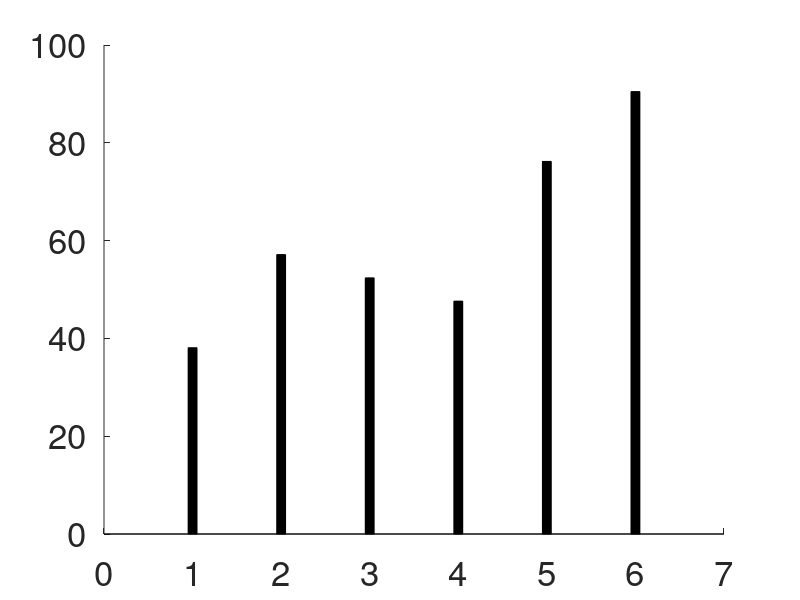

Reproduce this figure in MATLAB. (Note: this script raises an error after producing the figure.)
%% Statistical performance analysis of MWMP

% Approaches = unconstrained, 
%              ws_unconstrained, 
%              constrained, 
%              ws_constrained,
%              stepped, 
%              mwmp

% Data
iterations = [12 6 32 23 26 6;
              18 12 20 19 18 12;
              14 20 29 27 45 54;
              10 9 90 0 42 58;
              12 12 69 80 12 12;
              7 10 43 7 28 18;
              32 28 0 0 37 28;
              39 28 0 0 0 0;
              39 36 0 0 0 59;
              30 26 0 0 30 26;
              0 0 0 0 0 0;
              7 6 75 59 7 6;
              25 13 61 43 64 52;
              11 8 9 7 11 8;
              48 20 78 70 111 76;
              5 5 0 0 15 5;
              6 5 0 0 0 5;%
              24 9 0 0 24 9;
              20 23 0 0 20 23;
              30 10 0 0 0 10;
              8 7 7 8 8 7];

time = [0.293521 0.152425 0.751435 0.596241 0.635314 0.154372;
        0.450745 0.309013 0.525398 0.501833 0.450264 0.307576;
        0.348141 0.504908 0.649391 0.625485 1.037530 1.253210;
        0.256582 0.233430 2.103410 0        1.013880 1.371170;
        0.303844 0.307956 1.607130 1.879060 0.300781 0.305766;
        0.806066 0.713462 0        0        0.946451 0.726067;
        0.178544 0.255735 0.938731 0.167552 0.652667 0.453369;
        0.983308 0.721036 0        0        0        0       ;
        0.994529 0.931128 0        0        0        1.586230;
        0.753288 0.661194 0        0        0.755974 0.667319;
        0        0        0        0        0        0       ;
        0.175674 0.153063 1.812210 1.279720 0.179709 0.153124;
        0.651720 0.329424 1.373920 0.962130 1.505300 1.275700;
        0.279012 0.209236 0.233518 0.166664 0.282387 0.211360;
        1.221590 0.512584 1.733200 1.583290 2.625480 1.766140;
        0.135724 0.141560 0        0        0.384090 0.137630;
        0.152332 0.130601 0        0        0        0.137479;%
        0.619451 0.236606 0        0        0.612531 0.240569;
        0.507683 0.592410 0        0        0.508233 0.592691;
        0.785698 0.265709 0        0        0        0.267795;
        0.201426 0.179384 0.161725 0.187838 0.201429 0.182009];

success = [1 1 1 1 1 1;
           1 1 1 1 1 1;
           1 1 1 1 1 1;
           1 1 1 0 1 1;
           1 1 1 1 1 1;
           1 1 1 1 1 1;
           1 1 0 0 1 1;
           1 1 0 0 0 0;
           1 1 0 0 0 1;
           1 1 0 0 1 1;
           0 0 0 0 0 0;
           1 1 1 1 1 1;
           1 1 1 1 1 1;
           1 1 1 1 1 1;
           1 1 1 1 1 1;
           1 1 0 0 1 1;
           1 1 0 0 0 1;%
           1 1 0 0 1 1;
           1 1 0 0 1 1;
           1 1 0 0 0 1;
           1 1 1 1 1 1];

feasibility = [0 1 1 1 1 1;
               1 1 1 1 1 1;
               0 0 1 1 1 1;
               0 0 1 0 1 1;
               1 1 1 1 1 1;
               0 0 1 1 1 1;
               0 1 0 0 1 1;
               0 0 0 0 0 0;
               0 0 0 0 0 1;
               1 1 0 0 1 1;
               0 0 0 0 0 0;
               1 1 1 1 1 1;
               0 0 1 1 1 1;
               1 1 1 1 1 1;
               0 0 1 1 1 1;
               0 1 0 0 1 1;
               0 1 0 0 0 1;%
               1 1 0 0 1 1;
               1 1 0 0 1 1;
               0 0 0 0 0 1;
               1 1 1 1 1 1];

torque = [9.6503 9.6501 9.6505 9.6502 9.6510 9.6501;
          9.6512 9.6510 9.6512 9.6511 9.6512 9.6510;
          9.6519 9.6514 9.6518 9.6514 9.6516 9.6515;
          9.6516 9.6517 9.6530 999    9.6528 9.6518;
          9.6507 9.6510 9.6522 9.6524 9.6507 9.6510;
          9.6512 9.6513 9.6531 9.6534 9.6534 9.6533;
          9.6529 9.6537 999    999    9.6546 9.6537;
          9.6474 9.6490 999    999    999    999   ;
          9.6563 9.6568 999    999    999    9.6569;
          9.6516 9.6523 999    999    9.6516 9.6523;
          999    999    999    999    999    999   ;
          9.6506 9.6519 9.6514 9.6525 9.6506 9.6519;
          9.6505 9.6502 9.6507 9.6504 9.6513 9.6502;
          9.6516 9.6517 9.6524 9.6530 9.6516 9.6517;
          9.6499 9.6501 9.6509 9.6506 9.6511 9.6515;
          9.6521 9.6523 999    999    9.6522 9.6523;
          9.6530 9.6530 999    999    999    9.6530;%
          9.6487 9.6487 999    999    9.6487 9.6487;
          9.6511 9.6509 999    999    9.6511 9.6509;
          9.6552 9.6505 999    999    999    9.6505;
          9.6510 9.6511 9.6529 9.6528 9.6510 9.6511] - 9.6;

% Results
number_success = [0 0 0 0 0 0];
number_feasible = [0 0 0 0 0 0];
iterations_sum = [0 0 0 0 0 0];
time_sum = [0 0 0 0 0 0];
quality = [0 0 0 0 0 0];

for i = 1:size(success,1)
    for j = 1:size(success,2)
        if(success(i,j))
            number_success(j) = number_success(j)+1;
            iterations_sum(j) = iterations_sum(j)+iterations(i,j);
            time_sum(j) = time_sum(j)+time(i,j);
            if(feasibility(i,j))
                number_feasible(j) = number_feasible(j)+1;
                quality(j) = quality(j) + ...
                    (1-(torque(i,j) - min(torque(i,:)))./min(torque(i,:)));
            end
        end
    end
end

disp(['Number of registered samples: ', num2str(size(success,1))])

avg_iterations = iterations_sum./number_success;

disp(['Average number iterations: ', num2str(avg_iterations,6)])
avg_iterations(4) = avg_iterations(4)+0.01;

iterations_std_dev = zeros(size(success,2),1);
for i = 1:size(success,1)
    for j = 1:size(success,2)
        if(success(i,j))
            iterations_std_dev(j) = iterations_std_dev(j) + (iterations(i,j) - avg_iterations(j))^2;
        end
    end
end

iterations_std_dev = sqrt(iterations_std_dev/(size(success,1)-1));

disp(['Standard deviation number iterations: ', num2str(iterations_std_dev.',6)])

avg_time = time_sum./number_success;

disp(['Average time spent:        ', num2str(avg_time,6)])

avg_success = [sum(success(:,1)) sum(success(:,2)) sum(success(:,3))...
               sum(success(:,4)) sum(success(:,5)) sum(success(:,6))]...
               /size(success,1);

disp(['Average success rate:      ', num2str(avg_success,6)])

avg_feasibility = [sum(feasibility(:,1)) sum(feasibility(:,2)) sum(feasibility(:,3))...
                   sum(feasibility(:,4)) sum(feasibility(:,5)) sum(feasibility(:,6))]...
                   /size(feasibility,1);

disp(['Average feasibility rate:  ', num2str(avg_feasibility,6)])

avg_quality = quality./number_feasible;

disp(['Average quality rate:      ', num2str(avg_quality,6)])


%% Plot feasability graph
h = figure('Name', 'Feasability graph', 'DefaultAxesFontSize', 25);
black = [0 0 0];
set(h,'defaultAxesColorOrder',[black; black]);

% Bars for the success rates
xStep = 1;
x = [xStep 2*xStep 3*xStep 4*xStep 5*xStep 6*xStep];
y = [avg_feasibility.' (avg_success.' - avg_feasibility.')].*100;
b = bar(x, y, 0.1, 'stacked', 'XOffset', 20);
b(1).FaceColor = [0/255 0/255 200/255];
b(2).FaceColor = [235/255 10/255 10/255];

% Figure final details
legend('Feasibility ratio', 'Success ratio', ...
       'interpreter', 'latex','fontsize',25)
xticklabels(["USLQ", "PPWS+USLQ", "CSLQ", "PPWS+CSLQ", "USLQ+CSLQ", "MWMP"])
ylabel('Percentage (\%)', 'interpreter', 'latex', 'Color', 'black', 'fontsize', 30)
% xlabel('Stages', 'interpreter', 'latex','fontsize',30)
grid
axis([0 7 0 100])

% Save the figure
% set(h,'Units','Inches');
% pos = get(h,'Position');
% set(h,'PaperPositionMode','Auto','PaperUnits','Inches','PaperSize',[pos(3), pos(4)])
% print(h,'feasibility_graph','-dpdf','-r0')

%% Plot iterations graph
h2 = figure('Name', 'Iterations graph', 'DefaultAxesFontSize', 25);
black = [0 0 0];
set(h2,'defaultAxesColorOrder',[black; black]);

% Error bars for number of iterations
xStep = 1;
x = [xStep 2*xStep 3*xStep 4*xStep 5*xStep 6*xStep];
eb = errorbar(x,avg_iterations,iterations_std_dev,'s','MarkerSize',20,...
         'MarkerFaceColor',[255/255 165/255 0],...
         'MarkerEdgeColor',[0/255 0/255 0], 'Color', [0/255 0/255 0],...
         'CapSize',25, 'LineWidth', 3);
hold on;

% Figure final details
ylabel('Number of iterations', 'interpreter', 'latex', 'fontsize', 30)
% xlabel('Stages', 'interpreter', 'latex','fontsize',30)
grid
axis([0.0 7 0 70])
xticks(x)
xticklabels(["USLQ", "PPWS+USLQ", "CSLQ", "PPWS+CSLQ", "USLQ+CSLQ", "MWMP"])

yyaxis right
axis([0.0 7 0 1750])
ylabel('Time (ms)', 'interpreter', 'latex', 'fontsize', 30)

% Save the figure
% set(h2,'Units','Inches');
% pos = get(h2,'Position');
% set(h2,'PaperPositionMode','Auto','PaperUnits','Inches','PaperSize',[pos(3), pos(4)])
% print(h2,'iterations_graph','-dpdf','-r0')


